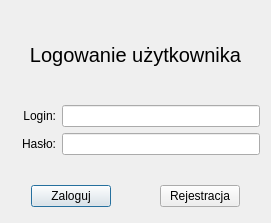
<?xml version="1.0" encoding="UTF-8"?>
<ui version="4.0">
 <class>LoginDialog</class>
 <widget class="QDialog" name="LoginDialog">
  <property name="geometry">
   <rect>
    <x>0</x>
    <y>0</y>
    <width>271</width>
    <height>223</height>
   </rect>
  </property>
  <property name="minimumSize">
   <size>
    <width>0</width>
    <height>0</height>
   </size>
  </property>
  <property name="maximumSize">
   <size>
    <width>16777215</width>
    <height>16777215</height>
   </size>
  </property>
  <property name="windowTitle">
   <string>Dialog</string>
  </property>
  <layout class="QVBoxLayout" name="verticalLayout">
   <item>
    <spacer name="vertical_spacer_1">
     <property name="orientation">
      <enum>Qt::Vertical</enum>
     </property>
     <property name="sizeType">
      <enum>QSizePolicy::Minimum</enum>
     </property>
     <property name="sizeHint" stdset="0">
      <size>
       <width>10</width>
       <height>12</height>
      </size>
     </property>
    </spacer>
   </item>
   <item>
    <widget class="QLabel" name="label_form_name">
     <property name="font">
      <font>
       <pointsize>15</pointsize>
      </font>
     </property>
     <property name="text">
      <string>Logowanie użytkownika</string>
     </property>
     <property name="alignment">
      <set>Qt::AlignCenter</set>
     </property>
    </widget>
   </item>
   <item>
    <spacer name="vertical_spacer_2">
     <property name="orientation">
      <enum>Qt::Vertical</enum>
     </property>
     <property name="sizeType">
      <enum>QSizePolicy::Minimum</enum>
     </property>
     <property name="sizeHint" stdset="0">
      <size>
       <width>10</width>
       <height>12</height>
      </size>
     </property>
    </spacer>
   </item>
   <item>
    <layout class="QFormLayout" name="form_layout">
     <item row="0" column="0">
      <widget class="QLabel" name="label_login">
       <property name="sizePolicy">
        <sizepolicy hsizetype="Preferred" vsizetype="Minimum">
         <horstretch>0</horstretch>
         <verstretch>0</verstretch>
        </sizepolicy>
       </property>
       <property name="minimumSize">
        <size>
         <width>45</width>
         <height>0</height>
        </size>
       </property>
       <property name="text">
        <string>Login:</string>
       </property>
       <property name="alignment">
        <set>Qt::AlignRight|Qt::AlignTrailing|Qt::AlignVCenter</set>
       </property>
      </widget>
     </item>
     <item row="0" column="1">
      <widget class="QLineEdit" name="line_edit_login">
       <property name="sizePolicy">
        <sizepolicy hsizetype="Expanding" vsizetype="Minimum">
         <horstretch>0</horstretch>
         <verstretch>0</verstretch>
        </sizepolicy>
       </property>
       <property name="minimumSize">
        <size>
         <width>50</width>
         <height>0</height>
        </size>
       </property>
       <property name="maxLength">
        <number>20</number>
       </property>
      </widget>
     </item>
     <item row="1" column="0">
      <widget class="QLabel" name="label_password">
       <property name="sizePolicy">
        <sizepolicy hsizetype="Preferred" vsizetype="Minimum">
         <horstretch>0</horstretch>
         <verstretch>0</verstretch>
        </sizepolicy>
       </property>
       <property name="minimumSize">
        <size>
         <width>45</width>
         <height>0</height>
        </size>
       </property>
       <property name="text">
        <string>Hasło:</string>
       </property>
       <property name="alignment">
        <set>Qt::AlignRight|Qt::AlignTrailing|Qt::AlignVCenter</set>
       </property>
      </widget>
     </item>
     <item row="1" column="1">
      <widget class="QLineEdit" name="line_edit_password">
       <property name="sizePolicy">
        <sizepolicy hsizetype="Expanding" vsizetype="Minimum">
         <horstretch>0</horstretch>
         <verstretch>0</verstretch>
        </sizepolicy>
       </property>
       <property name="minimumSize">
        <size>
         <width>50</width>
         <height>0</height>
        </size>
       </property>
       <property name="maxLength">
        <number>20</number>
       </property>
       <property name="echoMode">
        <enum>QLineEdit::Password</enum>
       </property>
      </widget>
     </item>
    </layout>
   </item>
   <item>
    <spacer name="vertical_spacer_3">
     <property name="orientation">
      <enum>Qt::Vertical</enum>
     </property>
     <property name="sizeType">
      <enum>QSizePolicy::Minimum</enum>
     </property>
     <property name="sizeHint" stdset="0">
      <size>
       <width>20</width>
       <height>10</height>
      </size>
     </property>
    </spacer>
   </item>
   <item>
    <layout class="QHBoxLayout" name="horizontal_layout_5">
     <property name="spacing">
      <number>2</number>
     </property>
     <item>
      <spacer name="horizontal_spacer_down_1">
       <property name="orientation">
        <enum>Qt::Horizontal</enum>
       </property>
       <property name="sizeType">
        <enum>QSizePolicy::Minimum</enum>
       </property>
       <property name="sizeHint" stdset="0">
        <size>
         <width>20</width>
         <height>20</height>
        </size>
       </property>
      </spacer>
     </item>
     <item>
      <widget class="QPushButton" name="push_button_login">
       <property name="text">
        <string>Zaloguj</string>
       </property>
      </widget>
     </item>
     <item>
      <spacer name="horizontal_spacer_down_2">
       <property name="orientation">
        <enum>Qt::Horizontal</enum>
       </property>
       <property name="sizeHint" stdset="0">
        <size>
         <width>40</width>
         <height>20</height>
        </size>
       </property>
      </spacer>
     </item>
     <item>
      <widget class="QPushButton" name="push_button_register">
       <property name="text">
        <string>Rejestracja</string>
       </property>
      </widget>
     </item>
     <item>
      <spacer name="horizontal_spacer_down_3">
       <property name="orientation">
        <enum>Qt::Horizontal</enum>
       </property>
       <property name="sizeType">
        <enum>QSizePolicy::Minimum</enum>
       </property>
       <property name="sizeHint" stdset="0">
        <size>
         <width>20</width>
         <height>20</height>
        </size>
       </property>
      </spacer>
     </item>
    </layout>
   </item>
   <item>
    <spacer name="vertical_spacer_4">
     <property name="orientation">
      <enum>Qt::Vertical</enum>
     </property>
     <property name="sizeType">
      <enum>QSizePolicy::Minimum</enum>
     </property>
     <property name="sizeHint" stdset="0">
      <size>
       <width>20</width>
       <height>5</height>
      </size>
     </property>
    </spacer>
   </item>
  </layout>
 </widget>
 <tabstops>
  <tabstop>line_edit_login</tabstop>
  <tabstop>line_edit_password</tabstop>
  <tabstop>push_button_login</tabstop>
  <tabstop>push_button_register</tabstop>
 </tabstops>
 <resources/>
 <connections/>
</ui>
